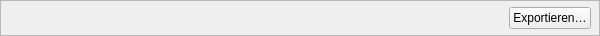
<?xml version="1.0" encoding="UTF-8"?>
<ui version="4.0">
 <class>ConnectionBanner</class>
 <widget class="QFrame" name="ConnectionBanner">
  <property name="geometry">
   <rect>
    <x>0</x>
    <y>0</y>
    <width>600</width>
    <height>36</height>
   </rect>
  </property>
  <property name="frameShape">
   <enum>QFrame::Shape::StyledPanel</enum>
  </property>
  <layout class="QHBoxLayout" name="horizontalLayout">
   <property name="leftMargin">
    <number>8</number>
   </property>
   <property name="topMargin">
    <number>4</number>
   </property>
   <property name="rightMargin">
    <number>8</number>
   </property>
   <property name="bottomMargin">
    <number>4</number>
   </property>
   <item>
    <widget class="QLabel" name="lblBannerText">
     <property name="text">
      <string/>
     </property>
     <property name="wordWrap">
      <bool>false</bool>
     </property>
    </widget>
   </item>
   <item>
    <spacer name="horizontalSpacer">
     <property name="orientation">
      <enum>Qt::Orientation::Horizontal</enum>
     </property>
     <property name="sizeHint" stdset="0">
      <size>
       <width>40</width>
       <height>20</height>
      </size>
     </property>
    </spacer>
   </item>
   <item>
    <widget class="QPushButton" name="btnBannerExport">
     <property name="text">
      <string>Exportieren…</string>
     </property>
     <property name="visible">
      <bool>false</bool>
     </property>
    </widget>
   </item>
  </layout>
 </widget>
 <resources/>
 <connections/>
</ui>
